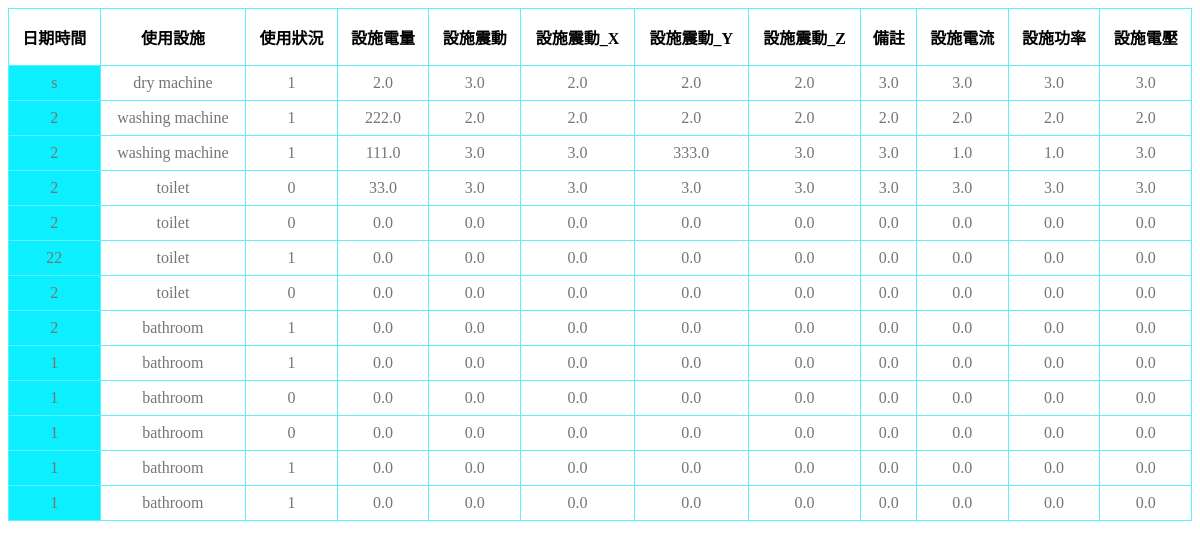
The page /dorm/info3/ on the database its author committed.
### dorm/models.py (models this page shows, shortened)
class facilities_thirdfloor(models.Model):
	Date = models.CharField(max_length = 30)
	facilities_name = models.CharField(max_length = 20)
	facilities_useage = models.CharField(max_length = 10)
	battery = models.FloatField()
	Acce_X = models.FloatField()
	Acce_Y = models.FloatField()
	Acce_Z = models.FloatField()
	Acce = models.FloatField()
	Temp = models.FloatField()
	Current = models.FloatField()
	Voltage = models.FloatField()
	Power = models.FloatField()

### dorm/views.py (the view)
# urls.py: path('info3/', views.FacilitiesViewSet3.get, name='dorm'),
    def get(request):
        template_name = 'dorm.html'
        queryset = facilities_thirdfloor.objects.all()
        return render(request, template_name, {"context":queryset})

### dorm/templates/dorm.html (shortened to what this page needs)
<!DOCTYPE html>
<html lang="en">
<head>
    {% load static %}
    <link rel="stylesheet" href="{% static '/css/dorm.css' %}">
</head>
<body>
    {% load static %}
    <table>
        <thead>
            <tr>
                <th>日期時間</th>
                <th>使用設施</th>
                <th>使用狀況</th>
                <th>設施電量</th>
                <th>設施震動</th>
                <th>設施震動_X</th>
                <th>設施震動_Y</th>
                <th>設施震動_Z</th>
                <th>備註</th>
                <th>設施電流</th>
                <th>設施功率</th>
                <th>設施電壓</th>
            </tr>
        </thead>
        <tbody>
            {% for data in context%}
                <tr>
                    <td class='date'>{{ data.Date }}</td>
                    <td class='facilities name'>{{ data.facilities_name }}</td>
                    <td class='facilities useage'>{{ data.facilities_useage }}</td>
                    <td class='facilities battery'>{{ data.battery }}</td>
                    <td class='facilities Acce'>{{ data.Acce }}</td>
                    <td class='facilities Acce_X'>{{ data.Acce_X }}</td>
                    <td class='facilities Acce_Y'>{{ data.Acce_Y }}</td>
                    <td class='facilities Acce_Z'>{{ data.Acce_Z }}</td>
                    <td class='facilities Temp'>{{ data.Temp }}</td>
                    <td class='facilities Current'>{{ data.Current }}</td>
                    <td class='facilities Power'>{{ data.Power }}</td>
                    <td class='facilities Voltage'>{{ data.Voltage }}</td>
                </tr>
            {% endfor%}
        </tbody>
    </table>
</body>
</html>

### dorm/static/css/dorm.css (style rules this page uses)
table { border: 0; border-collapse: collapse; border-radius: 8px; width: 100%; }
th { border: solid 1px #5ceffe; padding: 16px 8px; }
td { border: solid 1px #5ceffe; text-align: center; padding: 8px; color: #757575; }
.date { background-color: #0ceffe; }

### rows shown on the page
facilities_thirdfloor: Date "s", facilities_name "dry machine", facilities_useage "1", battery "2.0", Acce "3.0", Acce_X "2.0", Acce_Y "2.0", Acce_Z "2.0", Temp "3.0", Current "3.0", Power "3.0", Voltage "3.0"
facilities_thirdfloor: Date "2", facilities_name "washing machine", facilities_useage "1", battery "222.0", Acce "2.0", Acce_X "2.0", Acce_Y "2.0", Acce_Z "2.0", Temp "2.0", Current "2.0", Power "2.0", Voltage "2.0"
facilities_thirdfloor: Date "2", facilities_name "washing machine", facilities_useage "1", battery "111.0", Acce "3.0", Acce_X "3.0", Acce_Y "333.0", Acce_Z "3.0", Temp "3.0", Current "1.0", Power "1.0", Voltage "3.0"
facilities_thirdfloor: Date "2", facilities_name "toilet", facilities_useage "0", battery "33.0", Acce "3.0", Acce_X "3.0", Acce_Y "3.0", Acce_Z "3.0", Temp "3.0", Current "3.0", Power "3.0", Voltage "3.0"
facilities_thirdfloor: Date "2", facilities_name "toilet", facilities_useage "0", battery "0.0", Acce "0.0", Acce_X "0.0", Acce_Y "0.0", Acce_Z "0.0", Temp "0.0", Current "0.0", Power "0.0", Voltage "0.0"
facilities_thirdfloor: Date "22", facilities_name "toilet", facilities_useage "1", battery "0.0", Acce "0.0", Acce_X "0.0", Acce_Y "0.0", Acce_Z "0.0", Temp "0.0", Current "0.0", Power "0.0", Voltage "0.0"
facilities_thirdfloor: Date "2", facilities_name "toilet", facilities_useage "0", battery "0.0", Acce "0.0", Acce_X "0.0", Acce_Y "0.0", Acce_Z "0.0", Temp "0.0", Current "0.0", Power "0.0", Voltage "0.0"
facilities_thirdfloor: Date "2", facilities_name "bathroom", facilities_useage "1", battery "0.0", Acce "0.0", Acce_X "0.0", Acce_Y "0.0", Acce_Z "0.0", Temp "0.0", Current "0.0", Power "0.0", Voltage "0.0"
facilities_thirdfloor: Date "1", facilities_name "bathroom", facilities_useage "1", battery "0.0", Acce "0.0", Acce_X "0.0", Acce_Y "0.0", Acce_Z "0.0", Temp "0.0", Current "0.0", Power "0.0", Voltage "0.0"
facilities_thirdfloor: Date "1", facilities_name "bathroom", facilities_useage "0", battery "0.0", Acce "0.0", Acce_X "0.0", Acce_Y "0.0", Acce_Z "0.0", Temp "0.0", Current "0.0", Power "0.0", Voltage "0.0"
facilities_thirdfloor: Date "1", facilities_name "bathroom", facilities_useage "0", battery "0.0", Acce "0.0", Acce_X "0.0", Acce_Y "0.0", Acce_Z "0.0", Temp "0.0", Current "0.0", Power "0.0", Voltage "0.0"
facilities_thirdfloor: Date "1", facilities_name "bathroom", facilities_useage "1", battery "0.0", Acce "0.0", Acce_X "0.0", Acce_Y "0.0", Acce_Z "0.0", Temp "0.0", Current "0.0", Power "0.0", Voltage "0.0"
facilities_thirdfloor: Date "1", facilities_name "bathroom", facilities_useage "1", battery "0.0", Acce "0.0", Acce_X "0.0", Acce_Y "0.0", Acce_Z "0.0", Temp "0.0", Current "0.0", Power "0.0", Voltage "0.0"
